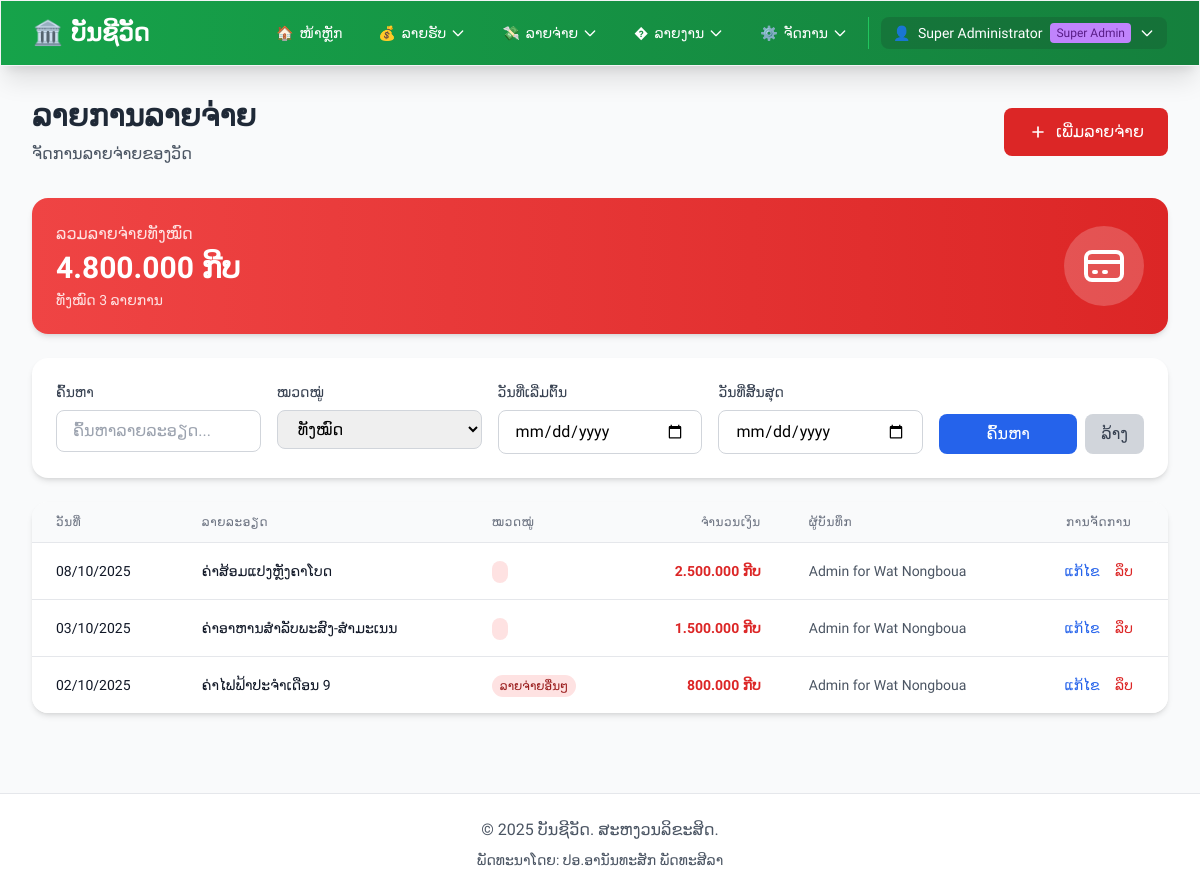
/modules/expense/list.php (signed in), run on the app's committed database.
### tables this page shows
CREATE TABLE IF NOT EXISTS expense (
    id INT PRIMARY KEY AUTO_INCREMENT,
    temple_id INT NOT NULL,
    date DATE NOT NULL,
    description TEXT NOT NULL,
    amount DECIMAL(15,2) NOT NULL,
    category_id INT,
    created_by INT NOT NULL,
    created_at TIMESTAMP DEFAULT CURRENT_TIMESTAMP,
    updated_at TIMESTAMP DEFAULT CURRENT_TIMESTAMP ON UPDATE CURRENT_TIMESTAMP,
    FOREIGN KEY (temple_id) REFERENCES temples(id) ON DELETE RESTRICT,
    FOREIGN KEY (created_by) REFERENCES users(id) ON DELETE RESTRICT,
    FOREIGN KEY (category_id) REFERENCES expense_categories(id) ON DELETE SET NULL,
    INDEX idx_date (date),
    INDEX idx_temple_id (temple_id),
    INDEX idx_created_by (created_by)
);

CREATE TABLE IF NOT EXISTS users (
    id INT PRIMARY KEY AUTO_INCREMENT,
    temple_id INT DEFAULT NULL COMMENT 'NULL for Super Admin, otherwise links to a temple',
    username VARCHAR(50) UNIQUE NOT NULL,
    password VARCHAR(255) NOT NULL,
    full_name VARCHAR(100) NOT NULL,
    role ENUM('admin', 'user') DEFAULT 'user',
    is_super_admin BOOLEAN DEFAULT FALSE COMMENT 'TRUE for Super Admin who can manage all temples',
    created_at TIMESTAMP DEFAULT CURRENT_TIMESTAMP,
    updated_at TIMESTAMP DEFAULT CURRENT_TIMESTAMP ON UPDATE CURRENT_TIMESTAMP,
    FOREIGN KEY (temple_id) REFERENCES temples(id) ON DELETE RESTRICT,
    INDEX idx_username (username),
    INDEX idx_temple_id (temple_id)
);

### config.php (called while the page is built, shortened)
<?php
require_once __DIR__ . '/includes/temple_functions.php';
function getDB() {
    static $pdo = null;
    if ($pdo === null) {
        try {
            $dsn = "mysql:host=" . DB_HOST . ";dbname=" . DB_NAME . ";charset=" . DB_CHARSET;
            $options = [
                PDO::ATTR_ERRMODE => PDO::ERRMODE_EXCEPTION,
                PDO::ATTR_DEFAULT_FETCH_MODE => PDO::FETCH_ASSOC,
                PDO::ATTR_EMULATE_PREPARES => false,
                PDO::MYSQL_ATTR_INIT_COMMAND => "SET NAMES " . DB_CHARSET
            ];
            $pdo = new PDO($dsn, DB_USER, DB_PASS, $options);
            $pdo->exec("SET SESSION sql_mode=(SELECT REPLACE(@@sql_mode,'ONLY_FULL_GROUP_BY',''))");
        } catch (PDOException $e) {
            die("ການເຊື່ອມຕໍ່ຖານຂໍ້ມູນຜິດພາດ: " . $e->getMessage());
        }
    }
    return $pdo;
}
function isLoggedIn() {
    return isset($_SESSION['user_id']) && isset($_SESSION['username']);
}
function e($string) {
    return htmlspecialchars($string, ENT_QUOTES, 'UTF-8');
}
function formatMoney($amount) {
    $symbol = 'ກີບ';
    if (function_exists('getCurrentTempleId') && function_exists('getTempleSetting')) {
        $currentTempleId = getCurrentTempleId();
    }
    return number_format($amount, 0, ',', '.') . ' ' . e($symbol);
}
function formatDate($date) {
    $format = 'd/m/Y';
    if (function_exists('getCurrentTempleId') && function_exists('getTempleSetting')) {
        $currentTempleId = getCurrentTempleId();
    }
    try {
        $dateObj = new DateTime($date);
        return $dateObj->format($format);
    } catch (Exception $e) {
        return $date;
    }
}
function getCurrentUser() {
    if (!isLoggedIn()) {
        return null;
    }
    static $currentUser = null;
    if ($currentUser === null) {
        $db = getDB();
        $stmt = $db->prepare("SELECT * FROM users WHERE id = ?");
        $stmt->execute([$_SESSION['user_id']]);
        $currentUser = $stmt->fetch();
    }
    return $currentUser;
}

### includes/temple_functions.php (called while the page is built, shortened)
<?php
function isSuperAdmin() {
    if (!isLoggedIn()) {
        return false;
    }
    $user = getCurrentUser();
    return !empty($user['is_super_admin']);
}
function getActiveTempleId() {
    if (isSuperAdmin() && isset($_SESSION['active_temple_id'])) {
        return $_SESSION['active_temple_id'];
    }
    $user = getCurrentUser();
    return $user['temple_id'] ?? null;
}
function getCurrentTempleId() {
    return getActiveTempleId();
}
?>

### modules/expense/list.php (the view, shortened to what this page needs)
<?php
require_once __DIR__ . '/../../config.php';
require_once __DIR__ . '/../../includes/temple_functions.php';
$db = getDB();
$isMultiTemple = function_exists('isMultiTempleEnabled') && isMultiTempleEnabled();
if ($isMultiTemple && function_exists('getCurrentTempleId')) {
    $currentTempleId = getCurrentTempleId();
}
$page = isset($_GET['page']) ? (int)$_GET['page'] : 1;
$perPage = 10;
$offset = ($page - 1) * $perPage;
$search = $_GET['search'] ?? '';
$dateFrom = $_GET['date_from'] ?? '';
$dateTo = $_GET['date_to'] ?? '';
$where = [];
$params = [];
if (empty($where)) {
    $where[] = '1=1';
}
$whereClause = implode(' AND ', $where);
$stmt = $db->prepare("SELECT COUNT(*) as total FROM expense e WHERE {$whereClause}");
$stmt->execute($params);
$totalRecords = $stmt->fetch()['total'];
$sql = "SELECT e.id, e.date, e.description, e.category, e.amount,
               e.created_by, e.temple_id, e.created_at, e.updated_at,
               u.full_name
        FROM expense e
        LEFT JOIN users u ON e.created_by = u.id
        WHERE {$whereClause}
        ORDER BY e.date DESC, e.created_at DESC
        LIMIT :limit OFFSET :offset";
$stmt = $db->prepare($sql);
$stmt->bindValue(':limit', $perPage, PDO::PARAM_INT);
$stmt->bindValue(':offset', $offset, PDO::PARAM_INT);
$stmt->execute();
$records = $stmt->fetchAll(PDO::FETCH_ASSOC);
$stmt = $db->prepare("SELECT COALESCE(SUM(e.amount), 0) as total FROM expense e WHERE {$whereClause}");
$stmt->execute($params);
$totalAmount = $stmt->fetch()['total'];
require_once __DIR__ . '/../../includes/header.php';
?>
<div class="mb-8">
    <div class="flex items-center justify-between">
        <div>
            <h1 class="text-3xl font-bold text-gray-800 mb-2">ລາຍການລາຍຈ່າຍ</h1>
            <p class="text-gray-600">ຈັດການລາຍຈ່າຍຂອງວັດ</p>
        </div>
        <a href="<?php echo BASE_URL; ?>/modules/expense/add.php"
           class="bg-red-600 hover:bg-red-700 text-white px-6 py-3 rounded-lg transition duration-200 flex items-center">
            <svg class="w-5 h-5 mr-2" fill="none" stroke="currentColor" viewBox="0 0 24 24">
                <path stroke-linecap="round" stroke-linejoin="round" stroke-width="2" d="M12 6v6m0 0v6m0-6h6m-6 0H6"></path>
            </svg>
            ເພີ່ມລາຍຈ່າຍ
        </a>
    </div>
</div>
<div class="bg-gradient-to-r from-red-500 to-red-600 text-white rounded-2xl shadow-md p-6 mb-6">
    <div class="flex items-center justify-between">
        <div>
            <p class="text-red-100 mb-1">ລວມລາຍຈ່າຍທັງໝົດ</p>
            <p class="text-3xl font-bold"><?php echo formatMoney($totalAmount); ?></p>
            <p class="text-red-100 text-sm mt-1">ທັງໝົດ <?php echo $totalRecords; ?> ລາຍການ</p>
        </div>
        <div class="bg-white bg-opacity-20 rounded-full p-4">
            <svg class="w-12 h-12" fill="none" stroke="currentColor" viewBox="0 0 24 24">
                <path stroke-linecap="round" stroke-linejoin="round" stroke-width="2" d="M3 10h18M7 15h1m4 0h1m-7 4h12a3 3 0 003-3V8a3 3 0 00-3-3H6a3 3 0 00-3 3v8a3 3 0 003 3z"></path>
            </svg>
        </div>
    </div>
</div>
<div class="bg-white rounded-2xl shadow-md p-6 mb-6">
    <form method="GET" action="" class="grid grid-cols-1 md:grid-cols-2 lg:grid-cols-5 gap-4">
        <div>
            <label class="block text-gray-700 text-sm font-medium mb-2">ຄົ້ນຫາ</label>
            <input type="text"
                   name="search"
                   value="<?php echo e($search); ?>"
                   placeholder="ຄົ້ນຫາລາຍລະອຽດ..."
                   class="w-full px-4 py-2 border border-gray-300 rounded-lg focus:outline-none focus:ring-2 focus:ring-red-500">
        </div>
        <div>
            <label class="block text-gray-700 text-sm font-medium mb-2">ໝວດໝູ່</label>
            <select name="category"
                    class="w-full px-4 py-2 border border-gray-300 rounded-lg focus:outline-none focus:ring-2 focus:ring-red-500">
                <option value="">ທັງໝົດ</option>
            </select>
        </div>
        <div>
            <label class="block text-gray-700 text-sm font-medium mb-2">ວັນທີ່ເລີ່ມຕົ້ນ</label>
            <input type="date"
                   name="date_from"
                   value="<?php echo e($dateFrom); ?>"
                   class="w-full px-4 py-2 border border-gray-300 rounded-lg focus:outline-none focus:ring-2 focus:ring-red-500">
        </div>
        <div>
            <label class="block text-gray-700 text-sm font-medium mb-2">ວັນທີ່ສິ້ນສຸດ</label>
            <input type="date"
                   name="date_to"
                   value="<?php echo e($dateTo); ?>"
                   class="w-full px-4 py-2 border border-gray-300 rounded-lg focus:outline-none focus:ring-2 focus:ring-red-500">
        </div>
        <div class="flex items-end space-x-2">
            <button type="submit"
                    class="flex-1 bg-blue-600 hover:bg-blue-700 text-white px-4 py-2 rounded-lg transition duration-200">
                ຄົ້ນຫາ
            </button>
            <a href="<?php echo BASE_URL; ?>/modules/expense/list.php"
               class="bg-gray-300 hover:bg-gray-400 text-gray-700 px-4 py-2 rounded-lg transition duration-200">
                ລ້າງ
            </a>
        </div>
    </form>
</div>
<div class="bg-white rounded-2xl shadow-md overflow-hidden">
    <div class="overflow-x-auto">
        <table class="min-w-full divide-y divide-gray-200">
            <thead class="bg-gray-50">
                <tr>
                    <th class="px-6 py-3 text-left text-xs font-medium text-gray-500 uppercase tracking-wider">ວັນທີ່</th>
                    <th class="px-6 py-3 text-left text-xs font-medium text-gray-500 uppercase tracking-wider">ລາຍລະອຽດ</th>
                    <th class="px-6 py-3 text-left text-xs font-medium text-gray-500 uppercase tracking-wider">ໝວດໝູ່</th>
                    <th class="px-6 py-3 text-right text-xs font-medium text-gray-500 uppercase tracking-wider">ຈຳນວນເງິນ</th>
                    <th class="px-6 py-3 text-left text-xs font-medium text-gray-500 uppercase tracking-wider">ຜູ້ບັນທຶກ</th>
                    <th class="px-6 py-3 text-center text-xs font-medium text-gray-500 uppercase tracking-wider">ການຈັດການ</th>
                </tr>
            </thead>
            <tbody class="bg-white divide-y divide-gray-200">
                <?php if (empty($records)): ?>
                <tr>
                    <td colspan="6" class="px-6 py-8 text-center text-gray-500">
                        ບໍ່ມີຂໍ້ມູນລາຍຈ່າຍ
                    </td>
                </tr>
                <?php else: ?>
                    <?php
                    foreach ($records as $record):
                        $recordId = intval($record['id'] ?? 0);
                    ?>
                    <tr class="hover:bg-gray-50 transition duration-150">
                        <td class="px-6 py-4 whitespace-nowrap text-sm text-gray-900">
                            <?php echo formatDate($record['date']); ?>
                        </td>
                        <td class="px-6 py-4 text-sm text-gray-900">
                            <?php echo e($record['description']); ?>
                        </td>
                        <td class="px-6 py-4 whitespace-nowrap">
                            <span class="px-2 py-1 text-xs font-medium bg-red-100 text-red-800 rounded-full">
                                <?php echo e($record['category']); ?>
                            </span>
                        </td>
                        <td class="px-6 py-4 whitespace-nowrap text-sm font-bold text-red-600 text-right">
                            <?php echo formatMoney($record['amount']); ?>
                        </td>
                        <td class="px-6 py-4 whitespace-nowrap text-sm text-gray-600">
                            <?php echo e($record['full_name']); ?>
                        </td>
                        <td class="px-6 py-4 whitespace-nowrap text-center text-sm font-medium">
                            <a href="<?php echo BASE_URL; ?>/modules/expense/edit.php?id=<?php echo $recordId; ?>"
                               class="text-blue-600 hover:text-blue-900 mr-3">ແກ້ໄຂ</a>
                            <form method="POST" action="<?php echo BASE_URL; ?>/modules/expense/delete.php" style="display:inline;"
                                  onsubmit="return confirmDeleteExpense('<?php echo e($record['description']); ?>');">
                                <button type="submit" class="text-red-600 hover:text-red-900 bg-transparent border-0 cursor-pointer">ລຶບ</button>
                            </form>
                        </td>
                    </tr>
                    <?php endforeach; ?>
                <?php endif; ?>
            </tbody>
        </table>
    </div>
</div>
<?php require_once __DIR__ . '/../../includes/footer.php'; ?>

### includes/header.php (style rules this page uses)
body { font-family: 'Phetsarath', sans-serif; }

### data on the page
expense: date "08/10/2025", description "ຄ່າສ້ອມແປງຫຼັງຄາໂບດ", amount "2.500.000 ກີບ", created_by.full_name "Admin for Wat Nongboua"
expense: date "03/10/2025", description "ຄ່າອາຫານສຳລັບພະສົງ-ສຳມະເນນ", amount "1.500.000 ກີບ", created_by.full_name "Admin for Wat Nongboua"
expense: date "02/10/2025", description "ຄ່າໄຟຟ້າປະຈຳເດືອນ 9", category "ລາຍຈ່າຍອື່ນໆ", amount "800.000 ກີບ", created_by.full_name "Admin for Wat Nongboua"

### other printed values
$displayName "ບັນຊີວັດ"
$_SESSION['full_name'] "Super Administrator"
formatMoney($totalAmount) "4.800.000 ກີບ"
$totalRecords "3"
SITE_NAME "ບັນຊີວັດ"
